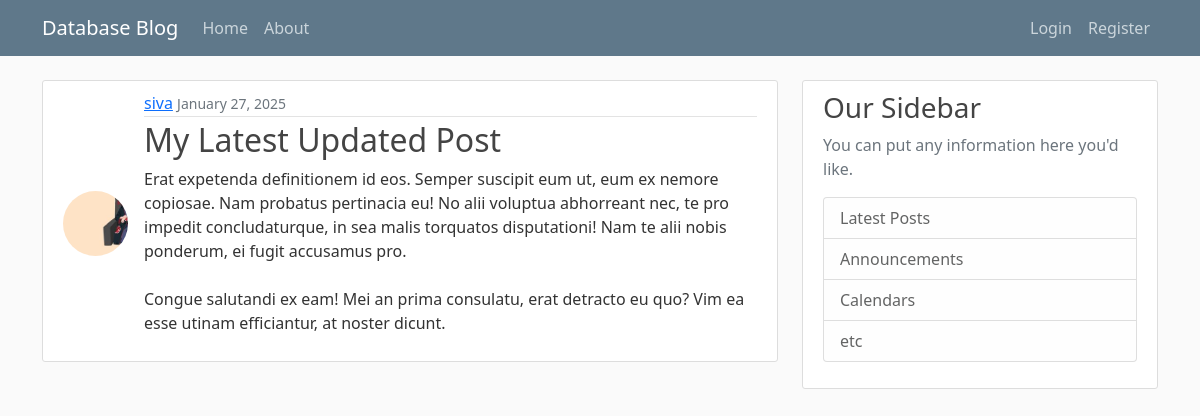
The app's page /post/31/ with its own data.
### app/models.py (models this page shows, shortened)
class Post(models.Model):
    title = models.CharField(max_length=100)
    content = models.TextField()
    date_posted = models.DateTimeField(default=timezone.now)
    author = models.ForeignKey(User, on_delete=models.CASCADE)

### users/models.py (models this page shows, shortened)
class Profile(models.Model):
    user = models.OneToOneField(User, on_delete=models.CASCADE)
    image = models.ImageField(default='default.jpg', upload_to='profile_pics')

### app/views.py (the view)
# urls.py: path('post/<int:pk>/', PostDetailView.as_view(), name='post-detail'),
class PostDetailView(DetailView):
    model = Post
    template_name = 'blog/post_detail.html'

### app/templates/blog/post_detail.html (shortened to what this page needs)
{% extends "blog/base.html" %}
{% block content %}
    <article class="media content-section d-flex align-items-center mb-2 ">
        <img class="rounded-circle article-img mr-3" src="{{ object.author.profile.image.url }}">
        <div class="media-body">
            <div class="article-metadata">
                <a class="mr-2" href="{% url 'user-posts' object.author.username %}">{{ object.author }}</a>
                <small class="text-muted">{{ object.date_posted|date:"F d, Y" }}</small>
            </div>
            <h2 class="article-title" >{{ object.title }}</h2>
            <p class="article-content">{{ object.content }}</p>
        </div>
    </article>
{% endblock content %}

### app/static/blog/main.css (style rules this page uses)
body { background: #fafafa; color: #333333; margin-top: 5rem; }
h1, h2, h3, h4, h5, h6 { color: #444444; }
.content-section { background: #ffffff; padding: 10px 20px; border: 1px solid #dddddd; border-radius: 3px; margin-bottom: 20px; }
.article-title { color: #444444; }
.article-content { white-space: pre-line; }
.article-img { height: 65px; width: 65px; margin-right: 16px; object-fit: cover; margin-top: 5px; }
.article-metadata { padding-bottom: 1px; margin-bottom: 4px; border-bottom: 1px solid #e3e3e3 }
.media-body { flex: 1; }

### records on screen
Post: author.profile.image (picture), author "siva", date_posted "January 27, 2025", title "My Latest Updated Post", content "Erat expetenda definitionem id eos. Semper suscipit eum ut, eum ex nemore copiosae. Nam probatus pertinacia eu! No alii voluptua abhorreant nec, te pro impedit concludaturque, in sea malis torquatos disputationi! Nam te alii nobis ponderum, ei fugit accusamus pro. Congue salutandi ex eam! Mei an prima consulatu, erat detracto eu quo? Vim ea esse utinam efficiantur, at noster dicunt."
